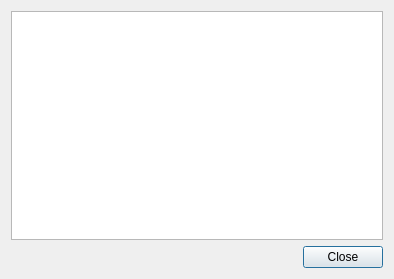
<?xml version="1.0" encoding="UTF-8"?>
<ui version="4.0">
 <class>ChangelogDialog</class>
 <widget class="QDialog" name="ChangelogDialog">
  <property name="geometry">
   <rect>
    <x>0</x>
    <y>0</y>
    <width>394</width>
    <height>279</height>
   </rect>
  </property>
  <property name="windowTitle">
   <string>Changelog - ScreenCloud</string>
  </property>
  <layout class="QVBoxLayout" name="verticalLayout">
   <item>
    <widget class="QTextBrowser" name="text_changes"/>
   </item>
   <item>
    <widget class="QDialogButtonBox" name="buttonBox">
     <property name="orientation">
      <enum>Qt::Horizontal</enum>
     </property>
     <property name="standardButtons">
      <set>QDialogButtonBox::Close</set>
     </property>
     <property name="centerButtons">
      <bool>false</bool>
     </property>
    </widget>
   </item>
  </layout>
 </widget>
 <resources/>
 <connections>
  <connection>
   <sender>buttonBox</sender>
   <signal>accepted()</signal>
   <receiver>ChangelogDialog</receiver>
   <slot>accept()</slot>
   <hints>
    <hint type="sourcelabel">
     <x>248</x>
     <y>254</y>
    </hint>
    <hint type="destinationlabel">
     <x>157</x>
     <y>274</y>
    </hint>
   </hints>
  </connection>
  <connection>
   <sender>buttonBox</sender>
   <signal>rejected()</signal>
   <receiver>ChangelogDialog</receiver>
   <slot>reject()</slot>
   <hints>
    <hint type="sourcelabel">
     <x>316</x>
     <y>260</y>
    </hint>
    <hint type="destinationlabel">
     <x>286</x>
     <y>274</y>
    </hint>
   </hints>
  </connection>
 </connections>
</ui>
